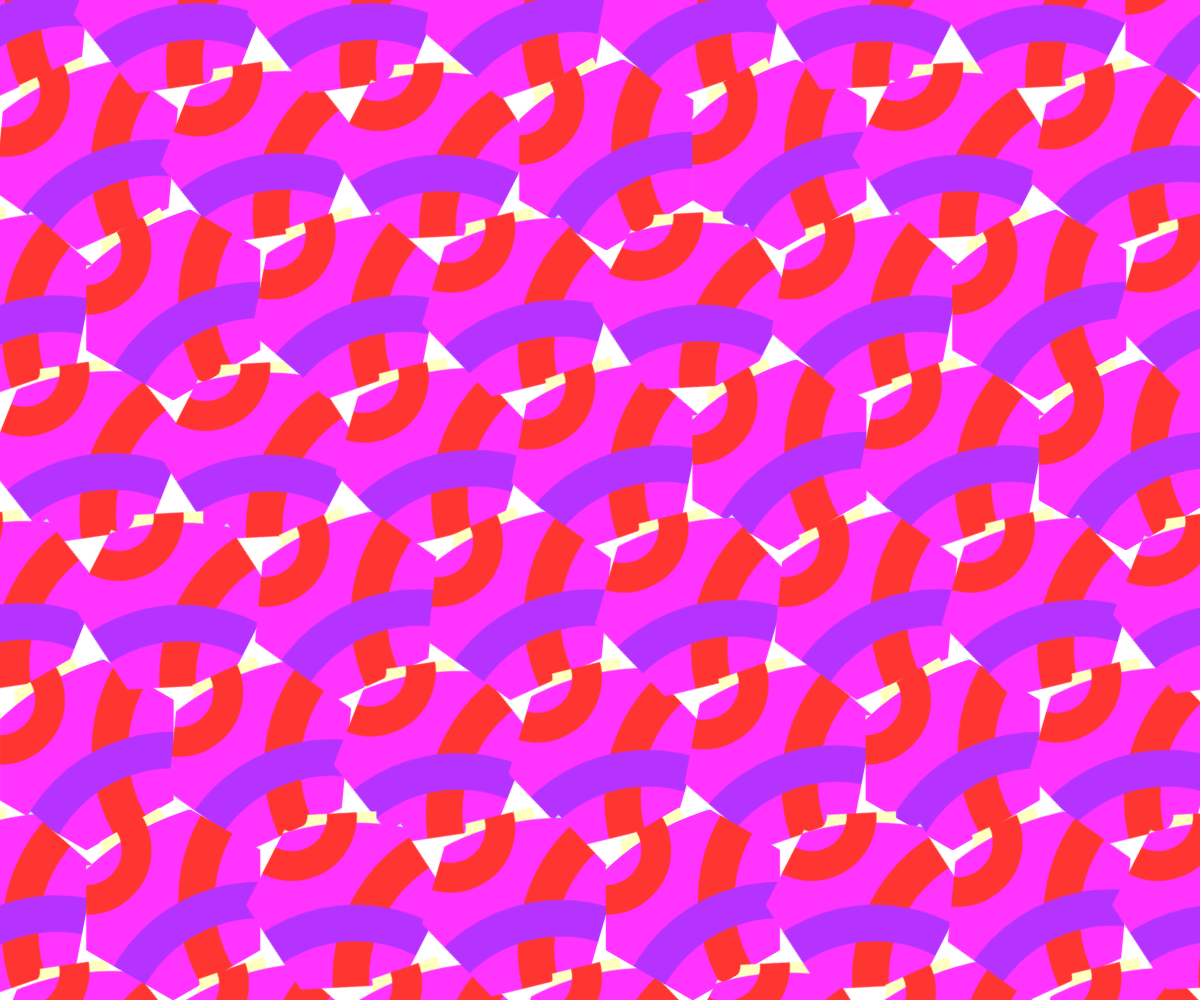
Frame 1 (no input)
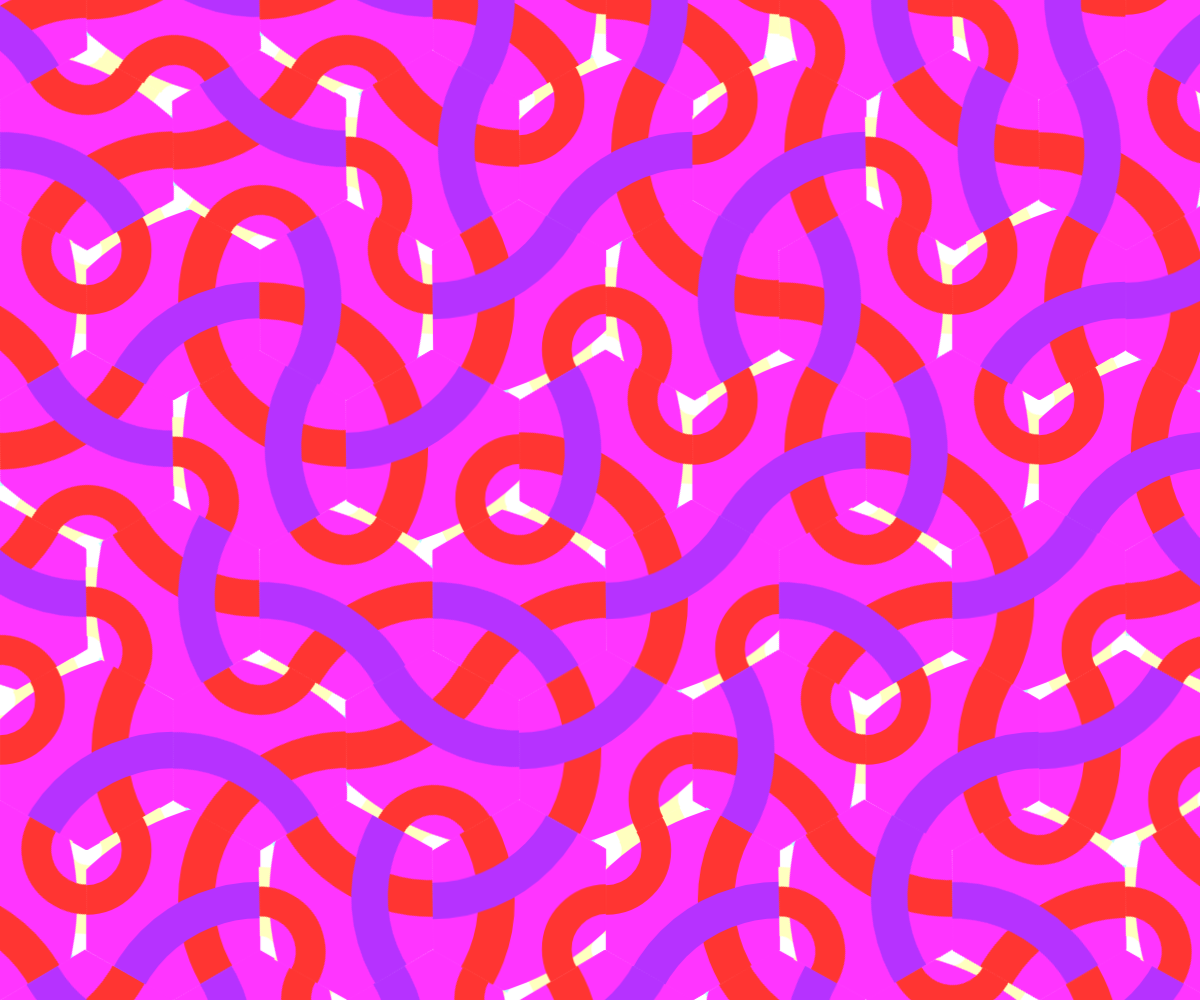
Frame 60 (no input)
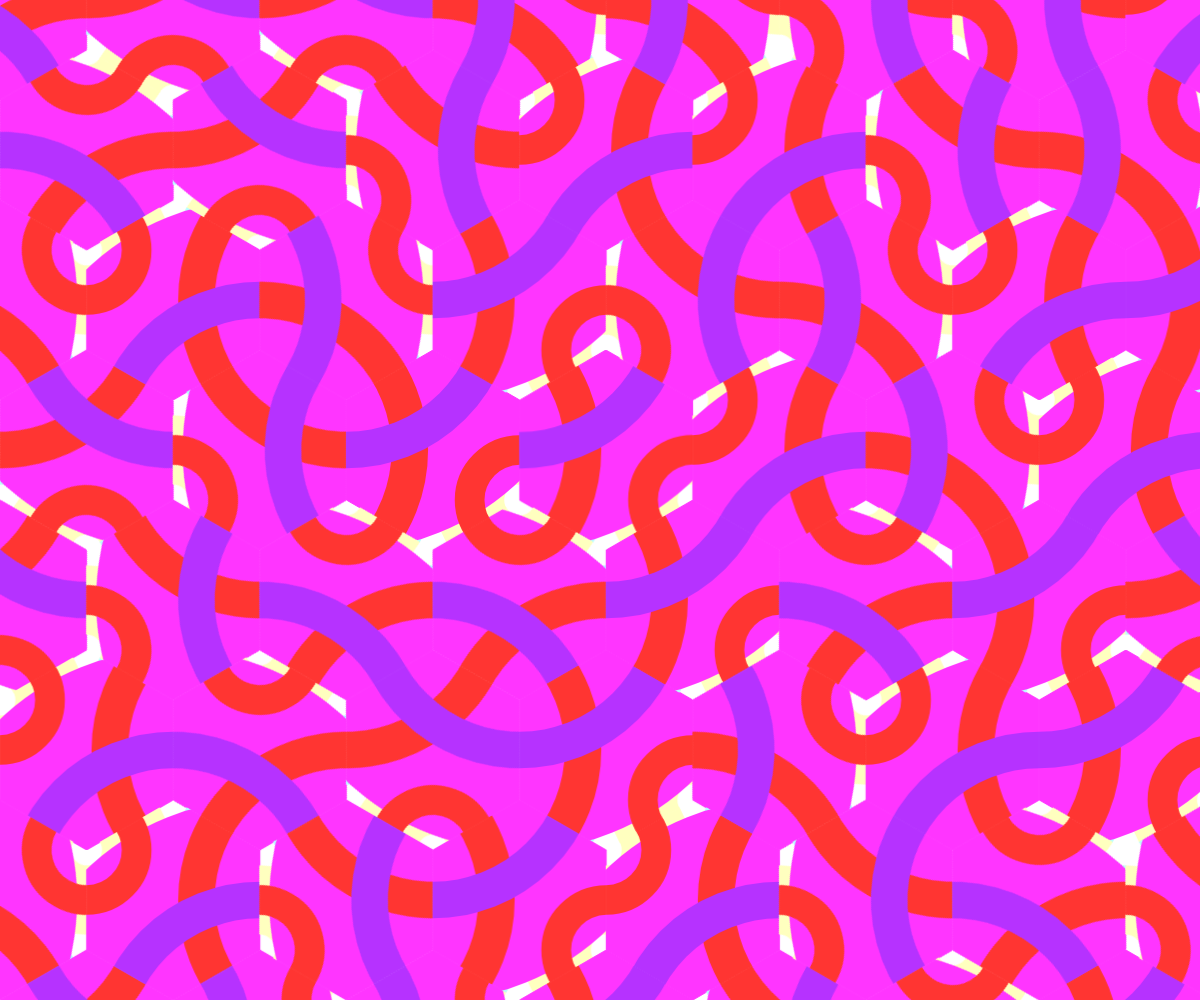
Frame 120 (the mouse pressed at the canvas centre since frame 60)

The p5.js sketch that drew these frames (run headless with seeded random() and noise() and a simulated clock; from frame 60 on, the mouse is pressed at the canvas centre):

// p5.js sketch
// ── sketch.js
const radius = 100;
const altitude = Math.sqrt(3)/2 * radius;
let hexagons, hexagonPattern, rotations;

function setup() {
	createCanvas(windowWidth, windowHeight);
	
	let hexagonMask = createGraphics(radius*2, radius*2);
	hexagonMask.beginShape();
	for(let a = 0; a < TWO_PI; a+=TWO_PI/6){
		let x = sin(a) * radius + radius;
		let y = cos(a) * radius + radius;
		hexagonMask.vertex(x, y);
	}
	hexagonMask.endShape();
	
	let hexagonLines = createGraphics(radius*2, radius*2);
	let r = random(255);
	let g = random(255);
	let b = random(255);

	let r1 = random(200);
	let r2 = random(250);
	let r3 = random(100);
	let r4 = random(150);

	hexagonLines.noFill();
	hexagonLines.stroke(255,255,b);
	hexagonLines.strokeWeight(r1);
	hexagonLines.ellipse(radius - altitude, radius - radius / 2, radius, radius);
	hexagonLines.stroke(r,255,255);
	hexagonLines.ellipse(radius + altitude * 2, radius, radius * 3, radius * 3);
	hexagonLines.strokeWeight(r2);
	hexagonLines.stroke(255,g,255);
	hexagonLines.ellipse(radius + altitude, radius + radius * 1.5, radius * 3, radius * 3);
	hexagonLines.strokeWeight(r3);
	hexagonLines.stroke(255,g,50);
	hexagonLines.ellipse(radius - altitude, radius - radius / 2, radius, radius);
	hexagonLines.strokeWeight(r4);
	hexagonLines.ellipse(radius + altitude * 2, radius, radius * 3, radius * 3);
	hexagonLines.stroke(r,50,255);
	hexagonLines.ellipse(radius + altitude, radius + radius * 1.5, radius * 3, radius * 3);
	
	hexagonPattern = createGraphics(radius*3, radius*3);
	hexagonPattern.image(hexagonMask, 0, 0);
	hexagonPattern.drawingContext.globalCompositeOperation="source-in";
	hexagonPattern.image(hexagonLines, 0, 0);
	
	rotations = [];
	hexagons = [];
	for(let x = - radius; x < width; x += altitude * 2){
		let rowCount = 0;
		for(let y = - radius; y < height; y += radius * 1.5){
			hexagons.push({
				x: x + (rowCount%2==0 ? 0 : altitude),
				y: y,
				rotation: 0
			});
			rotations.push(TWO_PI / 6 * floor(random(6)));
			rowCount++;
		}
	}
}

function draw() {
	background("white");
	hexagons.forEach((hexagon, index) => {
		hexagon.rotation += (rotations[index] - hexagon.rotation) * 0.09; 
		push();
			translate(hexagon.x + radius, hexagon.y + radius);
			rotate(hexagon.rotation);
			translate(- (hexagon.x + radius), - (hexagon.y + radius));
			image(hexagonPattern, hexagon.x, hexagon.y);
		pop();
	});
}

function mousePressed() {
	let closestIndex = 0;
	let closestDistance = 9999;
	hexagons.forEach((hexagon, index) => {
		let d = dist(mouseX, mouseY, hexagon.x + radius, hexagon.y + radius);
		if(d < closestDistance) {
			closestDistance = d;
			closestIndex = index;
		}
	});
	rotations[closestIndex] += TWO_PI/6;
}
